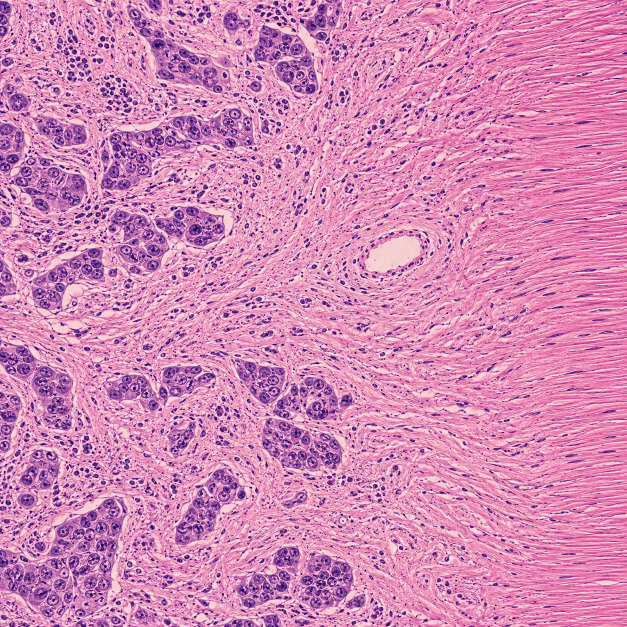
#> input picture HE_fibrous_tissue2.png, 1254 x 1254 px, found by its file name (shown at 1/2 size)
$ jupyter execute TACS_collagen_coherence_v2.ipynb
#> lines starting #> are read from the running program, lines starting #| are printed output that depends on the picture
# Collagen Organization in Breast Carcinoma Stroma
## Quantifying Tumor-Associated Collagen Signatures (TACS) via Structure Tensor Coherence
**DigitalSreeni — AI in Digital Pathology Series**

---

### Clinical background

The organization of collagen fibers in the tumor microenvironment is not just structural scaffolding — it actively directs cancer cell invasion.

**Tumor-Associated Collagen Signatures (TACS)** is a framework introduced by Keely et al. that classifies collagen organization relative to a tumor boundary:

| TACS grade | Collagen pattern | Clinical meaning |
|---|---|---|
| TACS-1 | Dense, locally straightened collagen near tumor | Early indicator of tumor presence |
| TACS-2 | Collagen aligned **parallel** to tumor boundary | Tumor is constrained — less aggressive |
| TACS-3 | Collagen aligned **perpendicular** to tumor boundary | Active invasion — strongly associated with poor prognosis |

TACS-3 is the most clinically significant: perpendicular collagen fibers act as invasion highways, guiding tumor cells away from the primary mass. Patients with high TACS-3 burden have significantly worse survival in breast cancer.

### The measurement problem

Manually scoring TACS requires a trained pathologist and is subjective, slow, and not reproducible at scale. Automated methods need to quantify:
1. **How organized** the collagen is locally (coherence)
2. **What direction** it runs relative to the tumor boundary (orientation)

The structure tensor coherence map computes both from standard H&E images — no special staining, no deep learning model, no training data.

### What this notebook demonstrates

- Load an H&E image of invasive breast carcinoma
- Compute the structure tensor coherence and orientation maps
- Quantify the difference between tumor nests (disorganized stroma) and aligned collagen stroma
- Segment low-coherence zones and extract per-region metrics
- Visualize orientation distributions per tissue zone

## 0 — Imports

[cell 1]
from google.colab import drive
drive.mount('/content/drive')

[cell 2]
# Uncomment if running locally:
# !pip install scikit-image scipy numpy matplotlib pillow

import numpy as np
from PIL import Image

from scipy.ndimage import (gaussian_filter, label,
                           binary_opening, binary_closing)
from skimage.measure import regionprops
from skimage.filters import threshold_otsu

import matplotlib.pyplot as plt
import matplotlib.patches as mpatches

print("Libraries imported OK")

## 1 — Load the H&E image

Upload your H&E image via the Colab Files panel and set `IMG_PATH`.

This image contains three tissue zones from left to right:
- **Left ~70%** — tumor nests + disorganized desmoplastic stroma (including a transitional mid-stroma zone where fibers curve around a vessel)
- **Right ~30%** — dense aligned collagen stroma (long parallel fibers, elongated fibroblast nuclei)

[cell 3]
IMG_PATH = "/content/drive/MyDrive/ColabNotebooks/data/HE_fibrous_tissue2.png"
img_pil  = Image.open(IMG_PATH)
#> img_pil is the input picture: PIL image 1254x1254 RGB; mean R, G, B 212.2, 135.8, 181
img_rgb  = np.array(img_pil.convert("RGB"))
img_gray = np.array(img_pil.convert("L"), dtype=float)
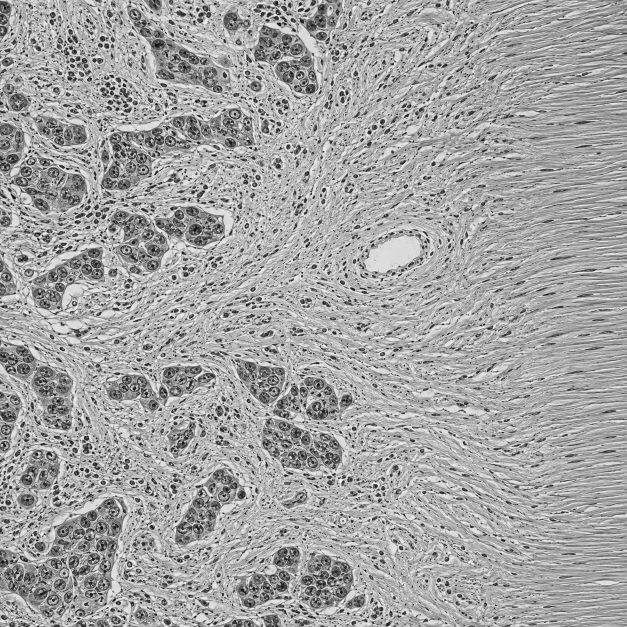
#> img_gray: shape (1254, 1254) float64 (shown at 1/2 size); min 2, max 255, mean 163.8
H, W = img_gray.shape

print(f"Image size: {W} x {H} pixels")
#| Image size: 1254 x 1254 pixels
print(f"Grayscale range: {img_gray.min():.0f} – {img_gray.max():.0f}")
#| Grayscale range: 2 – 255

fig, ax = plt.subplots(figsize=(6, 6))
ax.imshow(img_rgb)
ax.set_title("H&E — Invasive breast carcinoma with stromal collagen", fontsize=12)
ax.axis("off")
plt.tight_layout()
plt.show()

## 2 — Identify tissue zones

This image has a continuous gradient of collagen organization rather than two flat zones — which is exactly what real tissue looks like. We define two zones for quantitative comparison:

- **Tumor / disorganized zone** — left 70% of the image (tumor nests, disorganized stroma, transitional mid-stroma)
- **Aligned fiber zone** — right 30% of the image (dense parallel collagen)

The boundary at 70% is approximate and chosen to capture the clearly aligned fibers on the right while including the full extent of disorganized and transitional stroma on the left.

[cell 4]
ZONE_SPLIT = int(W * 0.7)   # column index separating disorganized from aligned zone

fig, axes = plt.subplots(1, 2, figsize=(13, 6))

axes[0].imshow(img_rgb)
axes[0].set_title("Original H&E", fontsize=12, fontweight="bold")
axes[0].axis("off")

axes[1].imshow(img_rgb)
rect_tumor = plt.Rectangle((0, 0), ZONE_SPLIT, H,
                            linewidth=0, facecolor="red", alpha=0.12)
rect_fiber = plt.Rectangle((ZONE_SPLIT, 0), W - ZONE_SPLIT, H,
                            linewidth=0, facecolor="blue", alpha=0.12)
axes[1].add_patch(rect_tumor)
axes[1].add_patch(rect_fiber)
axes[1].axvline(ZONE_SPLIT, color="white", lw=2, linestyle="--")
axes[1].text(ZONE_SPLIT // 2, 60,
             "Tumor nests\n+ disorganized stroma", color="white",
             fontsize=11, fontweight="bold", ha="center",
             bbox=dict(boxstyle="round,pad=0.3", facecolor="red", alpha=0.6))
axes[1].text(ZONE_SPLIT + (W - ZONE_SPLIT) // 2, 60,
             "Aligned\ncollagen stroma", color="white",
             fontsize=11, fontweight="bold", ha="center",
             bbox=dict(boxstyle="round,pad=0.3", facecolor="blue", alpha=0.6))
axes[1].set_title("Annotated tissue zones", fontsize=12, fontweight="bold")
axes[1].axis("off")

fig.suptitle("Step 1 — Tissue zone identification", fontsize=13)
plt.tight_layout()
plt.show()

## 3 — Compute image gradients

Gaussian derivative filtering gives us the partial derivatives Iₓ (horizontal) and I_y (vertical).

**Parameter choice for H&E:**
- `SIGMA = 2` — collagen fibers in H&E at 20× magnification are typically 3–8 px wide. Sigma=2 resolves individual fiber boundaries without blurring across them.
- For higher magnification (40×), increase to 3–4.

[cell 5]
SIGMA = 2   # gradient smoothing — matched to collagen fiber width

Ix = gaussian_filter(img_gray, sigma=SIGMA, order=[0, 1])
Iy = gaussian_filter(img_gray, sigma=SIGMA, order=[1, 0])
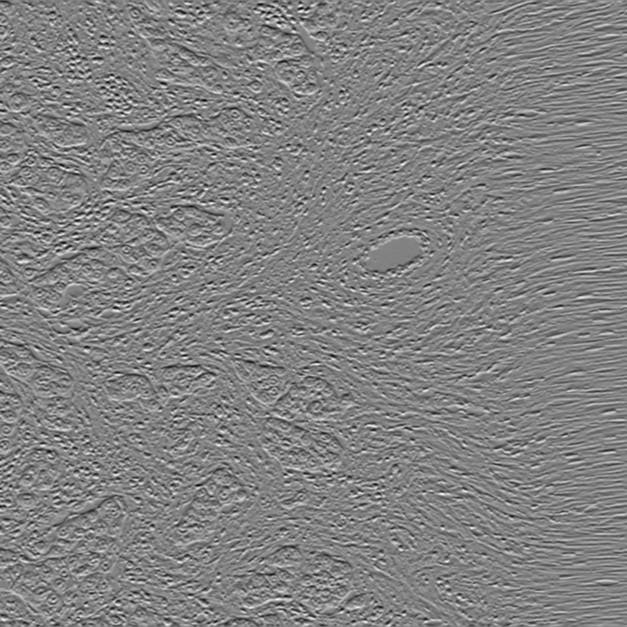
#> Iy: shape (1254, 1254) float64 (shown at 1/2 size); min -32.64, max 31.29, mean 0; drawn with min black and max white

fig, axes = plt.subplots(1, 2, figsize=(12, 5))
m = np.percentile(np.abs(Ix), 99)
#> m = 18.37
axes[0].imshow(Ix, cmap="RdBu_r", vmin=-m, vmax=m)
axes[0].set_title("Gradient Ix  (horizontal)", fontsize=11); axes[0].axis("off")
m = np.percentile(np.abs(Iy), 99)
#> m = 19.98
axes[1].imshow(Iy, cmap="RdBu_r", vmin=-m, vmax=m)
axes[1].set_title("Gradient Iy  (vertical)", fontsize=11); axes[1].axis("off")
fig.suptitle("Step 2 — Image gradients", fontsize=13)
plt.tight_layout(); plt.show()

grad_mag = np.sqrt(Ix**2 + Iy**2)
print("Gradient magnitude by zone:")
print(f"  Tumor / disorganized (left 70%):  {grad_mag[:, :ZONE_SPLIT].mean():.2f}")
#|   Tumor / disorganized (left 70%):  7.92
print(f"  Aligned fiber (right 30%):        {grad_mag[:, ZONE_SPLIT:].mean():.2f}")
#|   Aligned fiber (right 30%):        5.68

## 4 — Build the structure tensor

At each pixel, form the outer product of the gradient vector, then smooth with Gaussian Gᵨ:

$$J = G_\rho * \begin{bmatrix} I_x^2 & I_x I_y \\ I_x I_y & I_y^2 \end{bmatrix}$$

**`RHO` for collagen fibers:**
Set `RHO` to span 1–2 fiber widths so the tensor integrates over enough fiber edges to detect the local orientation reliably. At 20× magnification with ~10–20 px fiber spacing, `RHO = 20` works well.

[cell 6]
RHO = 20   # tensor neighbourhood — should span 1-2 collagen fiber cycles

Jxx = gaussian_filter(Ix * Ix, sigma=RHO)
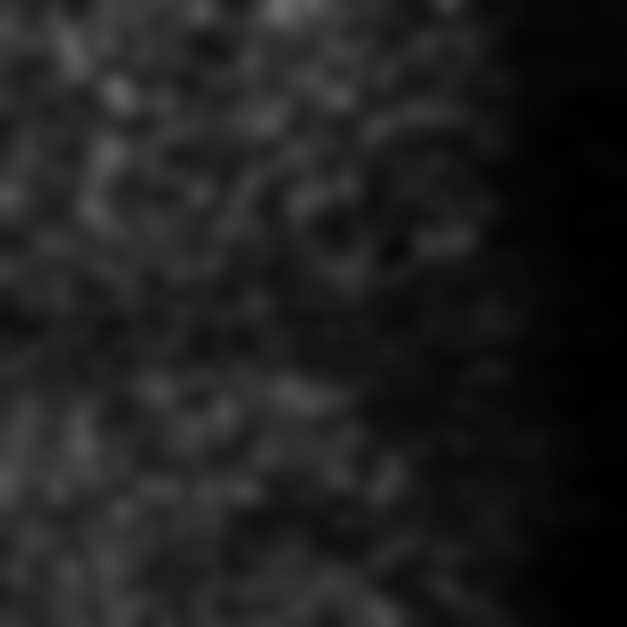
#> Jxx: shape (1254, 1254) float64 (shown at 1/2 size); min 1.22, max 104.6, mean 31.9
Jxy = gaussian_filter(Ix * Iy, sigma=RHO)
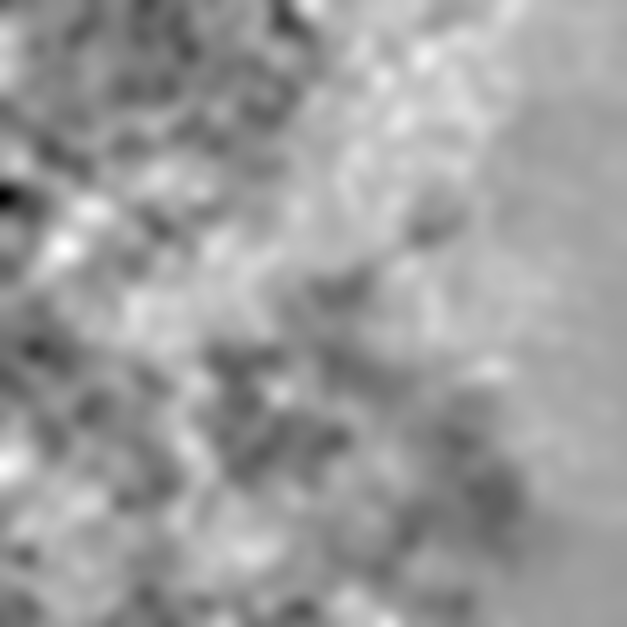
#> Jxy: shape (1254, 1254) float64 (shown at 1/2 size); min -41.66, max 28.16, mean 1.3; drawn with min black and max white
Jyy = gaussian_filter(Iy * Iy, sigma=RHO)
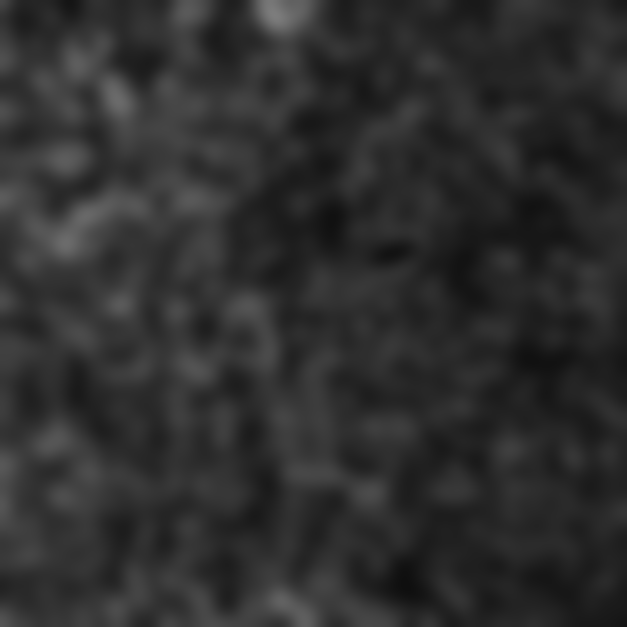
#> Jyy: shape (1254, 1254) float64 (shown at 1/2 size); min 15.18, max 125.1, mean 46.8

fig, axes = plt.subplots(1, 3, figsize=(15, 5))
for ax, data, title in zip(axes, [Jxx, Jxy, Jyy],
                           ["Jxx  (Ix²)", "Jxy  (Ix·Iy)", "Jyy  (Iy²)"]):
    ax.imshow(data, cmap="inferno")
    ax.set_title(f"Tensor: {title}", fontsize=11); ax.axis("off")
#> this loop made 3 passes
#> title on passes 1 to 3: 'Jxx  (Ix²)', 'Jxy  (Ix·Iy)', 'Jyy  (Iy²)'
fig.suptitle("Step 3 — Structure tensor components (after neighbourhood smoothing)", fontsize=13)
plt.tight_layout(); plt.show()

## 5 — Coherence and orientation maps

$$C = \frac{\sqrt{(J_{xx}-J_{yy})^2 + 4J_{xy}^2}}{J_{xx}+J_{yy}} \qquad \theta = \frac{1}{2}\arctan\left(\frac{2J_{xy}}{J_{xx}-J_{yy}}\right)$$

**What to expect in this image:**
- Aligned collagen stroma (right): all fiber edges point roughly the same direction → coherence near 0.8–0.9
- Tumor nests / disorganized stroma (left): collagen wraps around cell clusters in every direction → coherence near 0.2–0.3
- Transitional mid-stroma: coherence varies 0.3–0.6 depending on local fiber curvature
- The coherence map produces a continuous map of collagen organization — not a binary output

[cell 7]
diff        = Jxx - Jyy
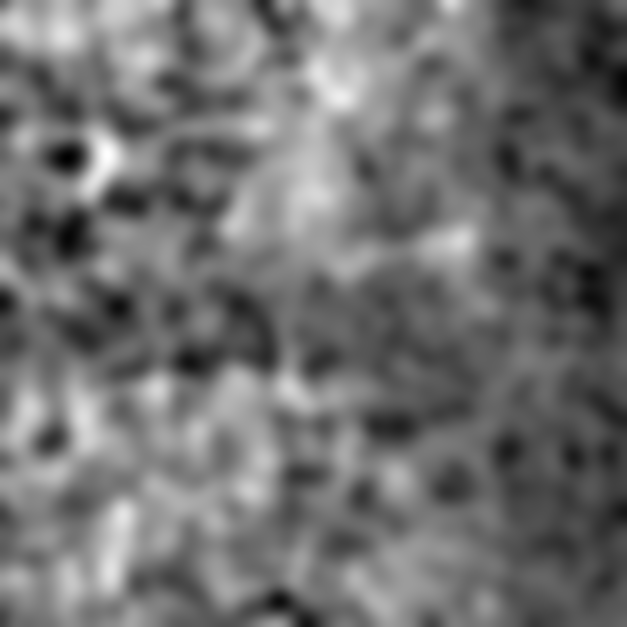
#> diff: shape (1254, 1254) float64 (shown at 1/2 size); min -59.07, max 41.04, mean -14.9; drawn with min black and max white
coherence   = np.sqrt(diff**2 + 4 * Jxy**2) / (Jxx + Jyy + 1e-10)
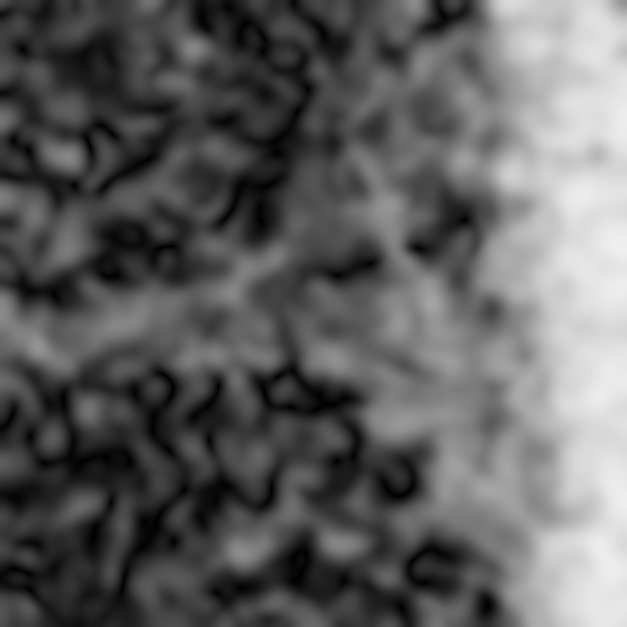
#> coherence: shape (1254, 1254) float64 (shown at 1/2 size); min 0.000208, max 0.94, mean 0.376
orientation = 0.5 * np.arctan2(2 * Jxy, Jxx - Jyy)
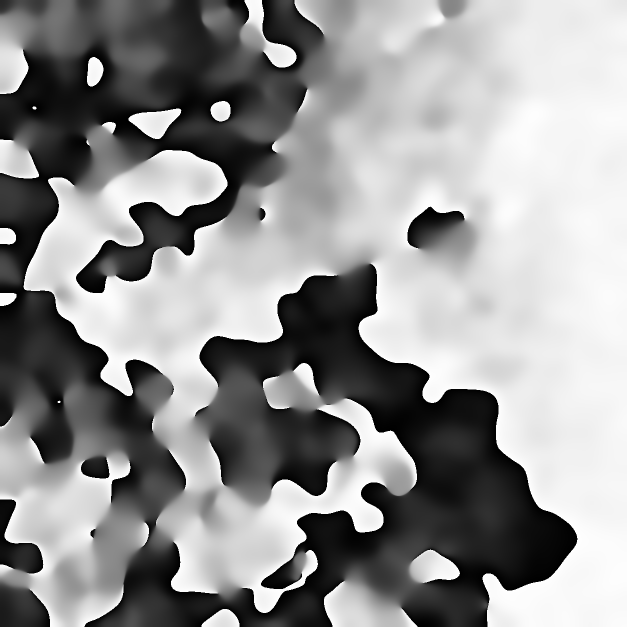
#> orientation: shape (1254, 1254) float64 (shown at 1/2 size); min -1.57, max 1.57, mean 0.252; drawn with min black and max white

fig, axes = plt.subplots(1, 2, figsize=(14, 6))

im1 = axes[0].imshow(coherence, cmap="magma", vmin=0, vmax=1)
axes[0].set_title(
    "Coherence map\nBright = aligned collagen  |  Dark = tumor / disorganized stroma",
    fontsize=11, fontweight="bold")
axes[0].axis("off")
plt.colorbar(im1, ax=axes[0], fraction=0.046, label="Coherence (C)")

im2 = axes[1].imshow(np.degrees(orientation), cmap="hsv", vmin=-90, vmax=90)
axes[1].set_title(
    "Fiber orientation map\nColour = dominant collagen direction at each pixel",
    fontsize=11, fontweight="bold")
axes[1].axis("off")
plt.colorbar(im2, ax=axes[1], fraction=0.046, label="Degrees (θ)")

fig.suptitle("Step 4 — Coherence and orientation maps", fontsize=13, fontweight="bold")
plt.tight_layout(); plt.show()
#> after `plt.tight_layout()`:
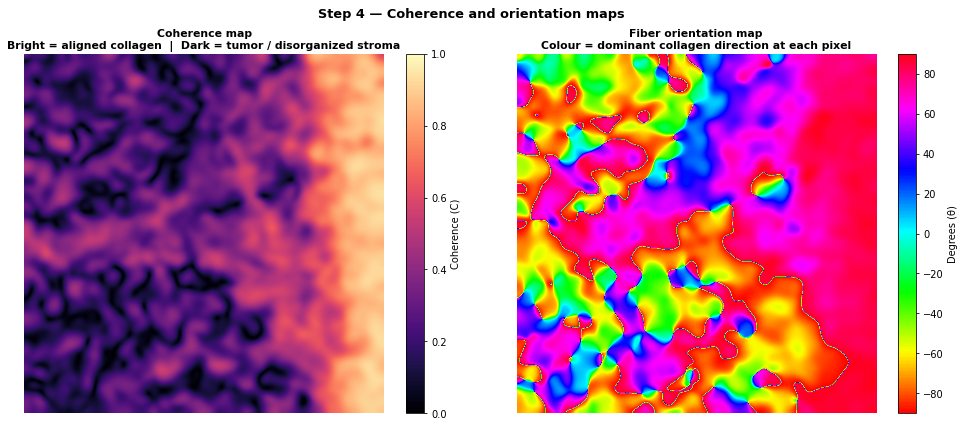
#> figure drawn by matplotlib, 4 panels

print("Coherence by zone:")
print(f"  Tumor / disorganized (left 70%):  {coherence[:, :ZONE_SPLIT].mean():.3f} ± {coherence[:, :ZONE_SPLIT].std():.3f}")
#|   Tumor / disorganized (left 70%):  0.254 ± 0.126
print(f"  Aligned fiber (right 30%):        {coherence[:, ZONE_SPLIT:].mean():.3f} ± {coherence[:, ZONE_SPLIT:].std():.3f}")
#|   Aligned fiber (right 30%):        0.658 ± 0.207
print(f"  Ratio (fiber / tumor):            {coherence[:, ZONE_SPLIT:].mean() / coherence[:, :ZONE_SPLIT].mean():.2f}×")
#|   Ratio (fiber / tumor):            2.59×

## 6 — Coherence profile across the image

Plotting mean coherence per column reveals the continuous gradient — from near zero at the tumor core, through partial alignment in the transitional stroma, to high coherence in the dense fiber zone.

This gradient is what a real WSI coherence heatmap looks like. On a whole slide you would compute this across a grid of patches tiled across the biopsy, and the coherence map becomes a spatial heatmap of stromal organization.

[cell 8]
col_profile = coherence.mean(axis=0)
#> col_profile = 1254 values, max 0.885 at index 1223, min 0.19 at index 217, mean 0.376

fig, ax = plt.subplots(figsize=(10, 4))
ax.plot(range(W), col_profile, color="#FF6B6B", lw=1.5, label="Mean coherence per column")

otsu_thresh = threshold_otsu(coherence)
#> otsu_thresh = 0.472
ax.axhline(otsu_thresh, color="black", lw=1.5, linestyle="--",
           label=f"Otsu threshold ({otsu_thresh:.2f})")
ax.axvline(ZONE_SPLIT, color="grey", lw=1.2, linestyle=":",
           label=f"Zone boundary (col {ZONE_SPLIT})")

ax.fill_between(range(W), col_profile, otsu_thresh,
                where=col_profile < otsu_thresh,
                alpha=0.25, color="red", label="Low coherence")
ax.fill_between(range(W), col_profile, otsu_thresh,
                where=col_profile >= otsu_thresh,
                alpha=0.25, color="blue", label="High coherence")

ax.set_xlabel("Column  (left = tumor,  right = aligned fiber)", fontsize=12)
ax.set_ylabel("Mean coherence", fontsize=12)
ax.set_title("Coherence profile across the image — continuous gradient, not a step function",
             fontsize=12, fontweight="bold")
ax.set_ylim(0, 1)
ax.legend(fontsize=10)
ax.grid(True, alpha=0.3)
plt.tight_layout(); plt.show()

## 7 — Coherence distribution: the bimodal signature

Even in this more complex image the histogram is bimodal — the two peaks correspond to disorganized and aligned tissue. The valley between them is where Otsu's method places the threshold automatically. No manual tuning needed.

[cell 9]
otsu_thresh = threshold_otsu(coherence)

fig, ax = plt.subplots(figsize=(9, 4))
ax.hist(coherence[:, :ZONE_SPLIT].ravel(), bins=80, alpha=0.75, color="#FF5050",
        label="Tumor / disorganized stroma (left 70%)", density=True)
ax.hist(coherence[:, ZONE_SPLIT:].ravel(), bins=80, alpha=0.75, color="#2196F3",
        label="Aligned collagen stroma (right 30%)", density=True)
ax.axvline(otsu_thresh, color="black", lw=2, linestyle="--",
           label=f"Otsu threshold ({otsu_thresh:.2f})")
ax.set_xlabel("Coherence value  (C)", fontsize=13)
ax.set_ylabel("Density", fontsize=13)
ax.set_title("Coherence distribution by tissue zone — bimodal even in complex tissue",
             fontsize=12, fontweight="bold")
ax.legend(fontsize=11)
ax.grid(True, alpha=0.3)
plt.tight_layout(); plt.show()
#> after `plt.tight_layout()`:
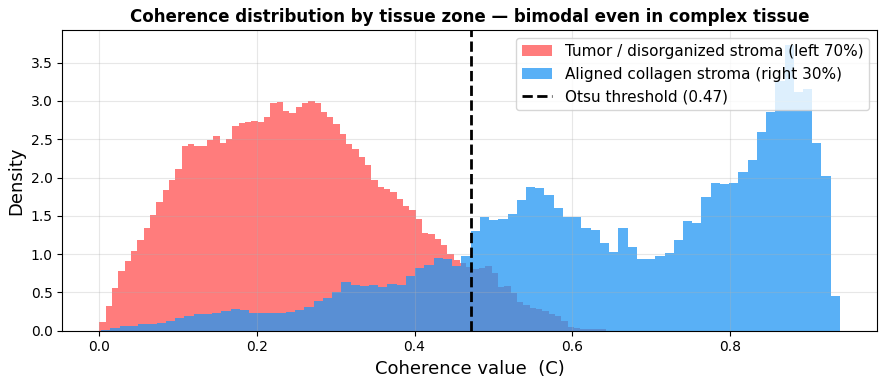
#> figure drawn by matplotlib, 1 panel; tallest bar 3 high, from x = 0.265 to 0.273; tallest bar 3.73 high, from x = 0.869 to 0.881

print(f"Otsu threshold: {otsu_thresh:.3f}")
#| Otsu threshold: 0.472
print(f"Pixels above threshold (organized):    {100*(coherence > otsu_thresh).mean():.1f}%")
#| Pixels above threshold (organized):    28.6%
#> (the rest of the program and of its run is left out)
